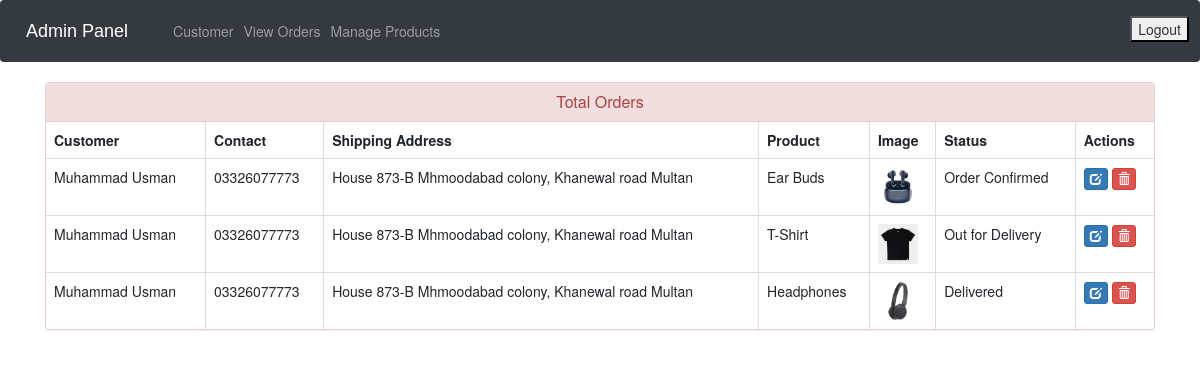
Before: /admin-view-booking (signed in) with the older database file.
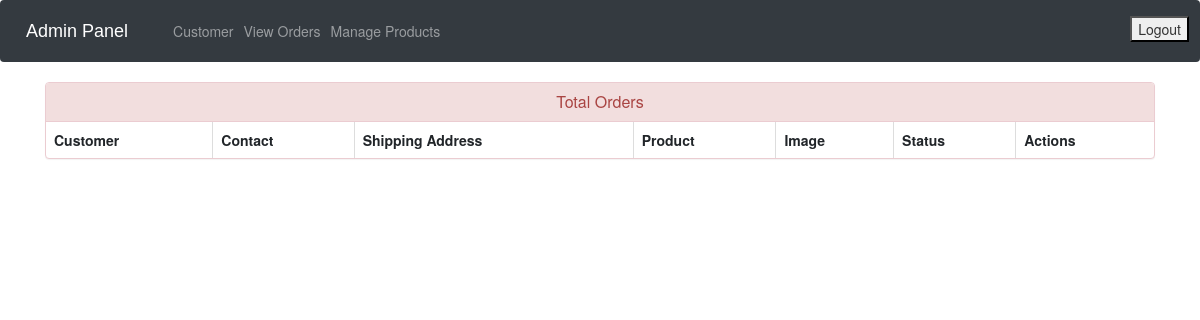
After: the same page with the newer database file.
### ecom/models.py (models this page shows, shortened)
class Customer(models.Model):
    user=models.OneToOneField(User,on_delete=models.CASCADE)
    profile_pic= models.ImageField(upload_to='profile_pic/CustomerProfilePic/',null=True,blank=True, default="-")
    address = models.CharField(max_length=40)
    mobile = models.CharField(max_length=20,null=False)
    @property
    def get_name(self):
        return self.user.first_name+" "+self.user.last_name

class Orders(models.Model):
    STATUS = (
        ('Pending', 'Pending'),
        ('Order Confirmed', 'Order Confirmed'),
        ('Out for Delivery', 'Out for Delivery'),
        ('Delivered', 'Delivered'),
    )
    customer = models.ForeignKey(Customer, on_delete=models.CASCADE, null=True)
    product = models.ForeignKey(Product, on_delete=models.CASCADE, null=True)
    order = models.ForeignKey('Order', on_delete=models.CASCADE, related_name='order_items', null=True, blank=True)
    email = models.CharField(max_length=50, null=True)
    address = models.CharField(max_length=500, null=True)
    mobile = models.CharField(max_length=20, null=True)
    order_date = models.DateField(auto_now_add=True, null=True)
    status = models.CharField(max_length=50, null=True, choices=STATUS)

class Product(models.Model):
    name = models.CharField(max_length=100)  # Increased max length for longer product names
    product_image = models.ImageField(upload_to='product_image/', null=True, blank=True, default="-")
    additional_image1 = models.ImageField(upload_to='product_image/other/', null=True, blank=True, )
    additional_image2 = models.ImageField(upload_to='product_image/other/', null=True, blank=True, )
    additional_image3 = models.ImageField(upload_to='product_image/other/', null=True, blank=True, )
    additional_image4 = models.ImageField(upload_to='product_image/other/', null=True, blank=True, )  # New field for additional images
    price = models.PositiveIntegerField()
    discount = models.PositiveIntegerField(null=True, blank=True, help_text="Discount percentage")  # Discount percentage
    description = models.TextField(max_length=1000)# Extended for detailed product descriptions
    short_description = models.TextField(max_length=100, null=True)
    stock = models.PositiveIntegerField(default=0)  # New field to track stock quantity
    colors = models.JSONField(default=list, blank=True, help_text="List of available colors")  # Store available colors as a list
    category = models.ForeignKey(Category, on_delete=models.CASCADE, related_name='products', default=1)
    sub_category = models.ForeignKey(Sub_category, on_delete=models.CASCADE, related_name='products', default=1)
    is_digital = models.BooleanField(default=False)
    featured = models.BooleanField(default=False)  # Indicates Popular Products

### ecom/views.py (the view)
# urls.py: path('admin-view-booking', views.admin_view_booking_view,name='admin-view-booking'),
@login_required(login_url='adminlogin')
def admin_view_booking_view(request):
    orders=models.Orders.objects.all()
    ordered_products=[]
    ordered_bys=[]
    for order in orders:
        ordered_product=models.Product.objects.all().filter(id=order.product.id)
        ordered_by=models.Customer.objects.all().filter(id = order.customer.id)
        ordered_products.append(ordered_product)
        ordered_bys.append(ordered_by)
    return render(request,'ecom/admin_view_booking.html',{'data':zip(ordered_products,ordered_bys,orders)})

### ecom/context_processors.py (called while the page is built)
def categories_context(request):
    categories = Category.objects.prefetch_related('sub_category').all()
    return {'categories': categories}

### templates/ecom/admin_view_booking.html (shortened to what this page needs)
{% extends 'ecom/admin_base.html' %}
{% load static %}
{% block content %}
<head>
  <link href="//netdna.bootstrapcdn.com/bootstrap/3.0.0/css/bootstrap.min.css" rel="stylesheet" id="bootstrap-css">
</head>
<div class="container">
  <div class="panel panel-danger">
    <div class="panel-heading">
      <h6 class="panel-title">Total Orders</h6>
    </div>
    <table class="table table-hover table-bordered" id="dev-table">
      <thead>
        <tr>
          <th>Customer</th>
          <th>Contact</th>
          <th>Shipping Address</th>
          <th>Product</th>
          <th>Image</th>
          <th>Status</th>
          <th>Actions</th>
        </tr>
      </thead>
      {% for product,customer,order in data %}
      <tr>
        {% for c in customer %}
        <td> {{c.get_name}}</td>
        <td>{{c.mobile}}</td>
        <td>{{order.address}}</td>
        {% endfor %}
        {% for p in product %}
        <td> {{p.name}}</td>
        <td> <img src="{% static p.product_image.url %}" alt="Profile Pic" height="40px" width="40px" /></td>
        <td>{{order.status}}</td>
        <td><a class="btn btn-primary btn-xs" href="{% url 'update-order' order.id  %}"><span class="glyphicon glyphicon-edit"></span></a>
        <a class="btn btn-danger btn-xs" href="{% url 'delete-order' order.id  %}"><span class="glyphicon glyphicon-trash"></span></a></td>
        {% endfor %}
      </tr>
      {% endfor %}
    </table>
  </div>
</div>
{% endblock content %}

Changed rows visible on the page:
removed Orders: address "House 873-B Mhmoodabad colony, Khanewal road Multan", status "Order Confirmed"
no longer on this page (row unchanged): Customer: get_name "Muhammad Usman", mobile "03326077773"
no longer on this page (row edited): Product: name "Ear Buds", product_image (picture)
removed Orders: address "House 873-B Mhmoodabad colony, Khanewal road Multan", status "Out for Delivery"
removed Product: name "T-Shirt", product_image (picture)
removed Orders: address "House 873-B Mhmoodabad colony, Khanewal road Multan", status "Delivered"
removed Product: name "Headphones", product_image (picture)
